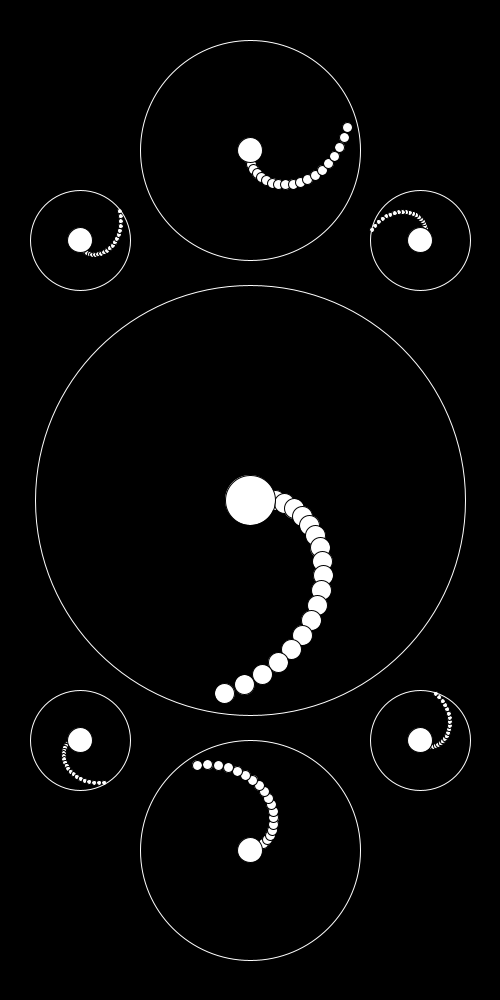
Frame 1 (no input)
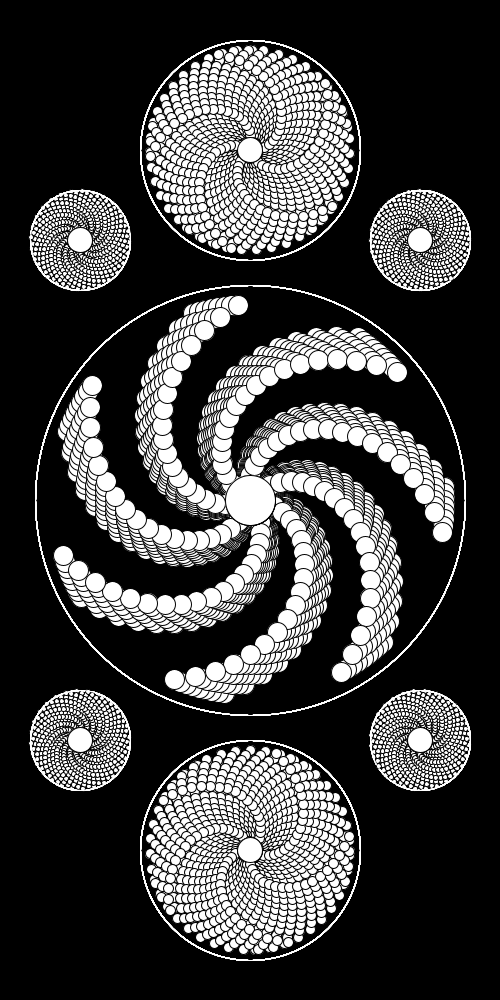
Frame 60 (the mouse pressed at the canvas centre just before this capture)
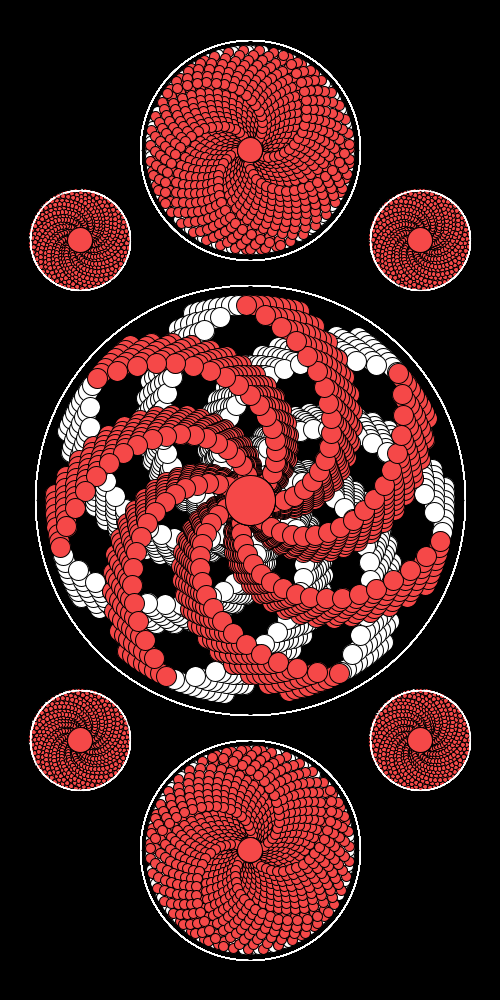
Frame 120 (the mouse held since frame 60 and released just before this capture)

The Processing sketch that drew these frames (run headless with seeded random() and noise(); from frame 60 on, the mouse is pressed at the canvas centre):

// Processing sketch: processing_155421
// ── processing_155421.pde


float theta = 0;
float theta2 = 0;
float theta3 = 0;

void setup (){
  size(500, 1000);
  smooth();
  background(0);
}

void draw(){
  senpu(250, 500, 20);
  senpu2(250, 150, 10);
  senpu2(250, 850, 10);
  senpu3(80, 240, 5);
  senpu3(420, 240, 5);
  senpu3(80, 740, 5);
  senpu3(420, 740, 5);
  
 
}


void senpu(int x, int y, int el){
  stroke(0);
  for(int i = 25; i <= 200;i+=10){
  fill(255);
  float c = cos(theta);
  float s = sin(theta);
  
   if(mousePressed == true){
    fill(245, 72, 72);
    c = sin(theta);
    s = cos(theta);
  }
 
 
  ellipse(x+i*c, y+i*s,el, el);
  theta += 0.1;
  
 
 
  }
  ellipse(x, y, 50, 50);
  noFill();
  stroke(255);
  ellipse(x, y, 430, 430);
}
  
  
 
  
  void senpu2(int x2, int y2, int el2){
    stroke(0);
    for(int j = 10;j <= 100; j += 5){
     fill(255);
    float c = cos(theta2);
    float s = sin(theta2);
  
   if(mousePressed == true){
    fill(245, 72, 72);
    c = sin(theta2);
    s = cos(theta2);
  }
    ellipse(x2+j*sin(theta2),y2+j*cos(theta2), el2, el2);
    theta2 += 0.1;
    }
    ellipse(x2, y2, 25, 25);
    noFill();
    stroke(255);
    ellipse(x2, y2, 220, 220);
  }
  
  
   void senpu3(int x3, int y3, int el3){
    stroke(0);
    for(int k = 5;k <= 50; k += 2){
     fill(255);
    float c = cos(theta3);
    float s = sin(theta3);
  
   if(mousePressed == true){
    fill(245, 72, 72);
    c = sin(theta3);
    s = cos(theta3);
  }
    ellipse(x3+k*sin(theta3),y3+k*cos(theta3), el3, el3);
    theta3 += 0.1;
    }
    ellipse(x3, y3, 25, 25);
    noFill();
    stroke(255);
    ellipse(x3, y3, 100, 100);
  }
  
 
  
  
  
  
  
  
  
  
  
  
  
  
  
      
